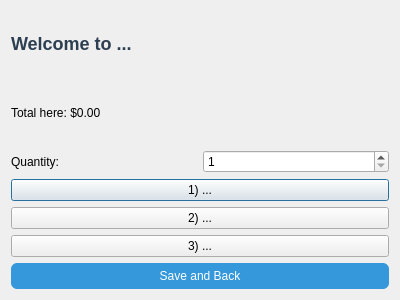
<?xml version="1.0" encoding="UTF-8"?>
<ui version="4.0">
 <class>SouvenirWindow</class>
 <widget class="QDialog" name="SouvenirWindow">
  <property name="geometry">
   <rect>
    <x>0</x>
    <y>0</y>
    <width>400</width>
    <height>300</height>
   </rect>
  </property>
  <property name="windowTitle">
   <string>Dialog</string>
  </property>
  <layout class="QVBoxLayout" name="verticalLayout">
   <item>
    <widget class="QLabel" name="lblCollege">
     <property name="styleSheet">
      <string notr="true">font-size: 18px;
font-weight: bold;
color: #2c3e50;
</string>
     </property>
     <property name="text">
      <string>Welcome to ...</string>
     </property>
    </widget>
   </item>
   <item>
    <widget class="QLabel" name="lblSpentHere">
     <property name="text">
      <string>Total here: $0.00</string>
     </property>
    </widget>
   </item>
   <item>
    <layout class="QHBoxLayout" name="horizontalLayout">
     <item>
      <widget class="QLabel" name="lblQuantity">
       <property name="text">
        <string>Quantity:</string>
       </property>
      </widget>
     </item>
     <item>
      <widget class="QSpinBox" name="spinQty">
       <property name="minimum">
        <number>1</number>
       </property>
       <property name="maximum">
        <number>999</number>
       </property>
      </widget>
     </item>
    </layout>
   </item>
   <item>
    <widget class="QPushButton" name="btnItem1">
     <property name="text">
      <string>1) ...</string>
     </property>
    </widget>
   </item>
   <item>
    <widget class="QPushButton" name="btnItem2">
     <property name="text">
      <string>2) ...</string>
     </property>
    </widget>
   </item>
   <item>
    <widget class="QPushButton" name="btnItem3">
     <property name="text">
      <string>3) ...</string>
     </property>
    </widget>
   </item>
   <item>
    <widget class="QPushButton" name="btnBack">
     <property name="styleSheet">
      <string notr="true">QPushButton {
    background-color: #3498db;
    color: white;
    padding: 6px;
    border-radius: 6px;
    text-align: center;
}
QPushButton:hover {
    background-color: #2980b9;
}
</string>
     </property>
     <property name="text">
      <string>Save and Back</string>
     </property>
    </widget>
   </item>
  </layout>
 </widget>
 <resources/>
 <connections/>
</ui>
